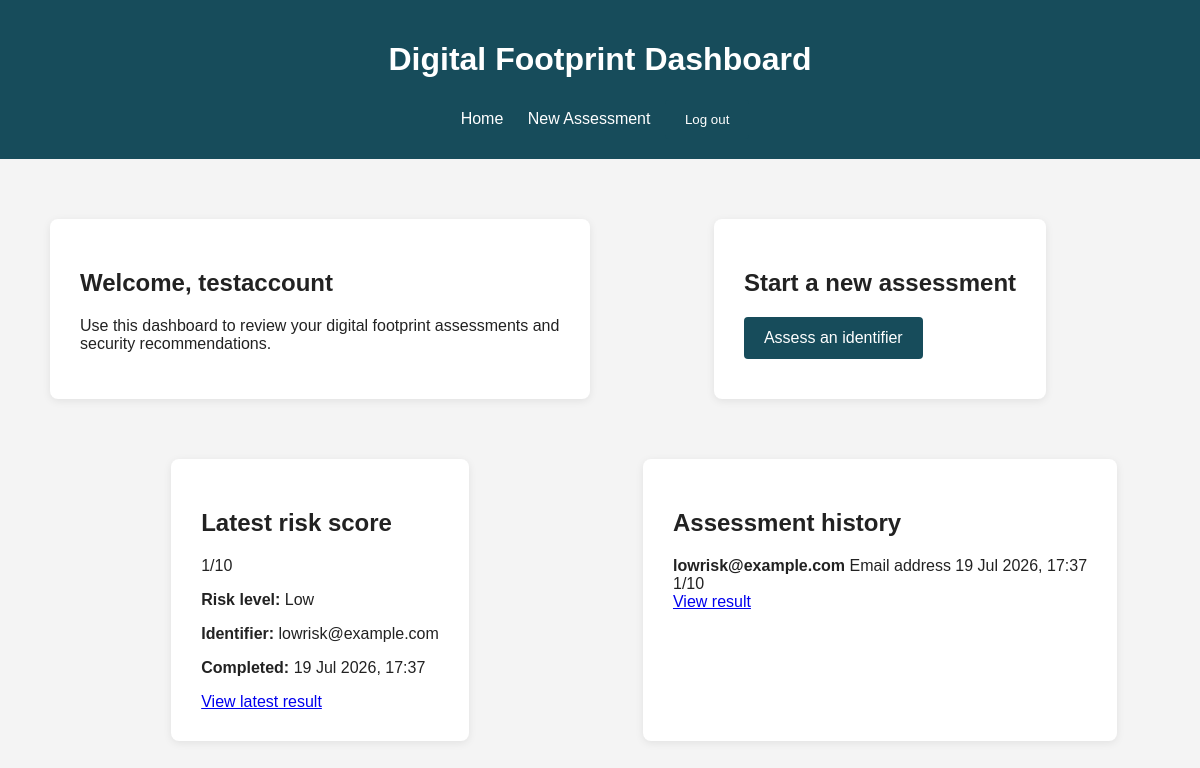
The page /accounts/dashboard/ (signed in) on the database its author committed.
### assessments/models.py (models this page shows, shortened)
class RiskAssessment(models.Model):
    IDENTIFIER_TYPES = [
        ("email", "Email address"),
        ("username", "Username"),
    ]
    RISK_LEVEL_CHOICES = [
        ("low", "Low"),
        ("medium", "Medium"),
        ("high", "High"),
    ]
    user = models.ForeignKey(
        settings.AUTH_USER_MODEL,
        on_delete=models.CASCADE,
        related_name="risk_assessments",
        null=True,
        blank=True,
    )
    identifier_type = models.CharField(
        max_length=20,
        choices=IDENTIFIER_TYPES,
    )
    identifier = models.CharField(
        max_length=255,
    )
    breach_count = models.PositiveIntegerField(
        default=0,
    )
    exposed_data_count = models.PositiveIntegerField(
        default=0,
    )
    sensitive_data_exposed = models.BooleanField(
        default=False,
    )
    risk_score = models.PositiveSmallIntegerField(
        default=1,
        validators=[
            MinValueValidator(1),
            MaxValueValidator(10),
        ],
    )
    risk_level = models.CharField(
        max_length=20,
        choices=RISK_LEVEL_CHOICES,
        default="low",
    )
    recommendations = models.TextField(
        blank=True,
    )
    created_at = models.DateTimeField(
        auto_now_add=True,
    )

### accounts/views.py (the view)
@login_required
def dashboard_view(request):
    assessments = RiskAssessment.objects.filter(
        user=request.user
    ).order_by("-created_at")
    latest_assessment = assessments.first()
    return render(
        request,
        "accounts/dashboard.html",
        {
            "assessments": assessments,
            "latest_assessment": latest_assessment,
        },
    )

### accounts/templates/accounts/dashboard.html (shortened to what this page needs)
{% load static %}
<!DOCTYPE html>
<html lang="en">
<head>
    <link
        rel="stylesheet"
        href="{% static 'home/css/style.css' %}"
    >
</head>
<body>
    <header>
        <h1>Digital Footprint Dashboard</h1>
        <nav>
            <a href="{% url 'home:home' %}">
                Home
            </a>
            <a href="{% url 'assessments:create' %}">
                New Assessment
            </a>
            <form
                method="post"
                action="{% url 'accounts:logout' %}"
                class="logout-form"
            >
                <button type="submit">
                    Log out
                </button>
            </form>
        </nav>
    </header>
    <main>
        <section class="dashboard-layout">
            <section class="dashboard-card">
                <h2>Welcome, {{ user.username }}</h2>
                <p>
                    Use this dashboard to review your digital footprint
                    assessments and security recommendations.
                </p>
            </section>
            <section class="dashboard-card">
                <h2>Start a new assessment</h2>
                <a
                    class="button-link"
                    href="{% url 'assessments:create' %}"
                >
                    Assess an identifier
                </a>
            </section>
            <section class="dashboard-card">
                <h2>Latest risk score</h2>
                {% if latest_assessment %}
                    <div class="latest-score">
                        {{ latest_assessment.risk_score }}/10
                    </div>
                    <p>
                        <strong>Risk level:</strong>
                        {{ latest_assessment.get_risk_level_display }}
                    </p>
                    <p>
                        <strong>Identifier:</strong>
                        {{ latest_assessment.identifier }}
                    </p>
                    <p>
                        <strong>Completed:</strong>
                        {{ latest_assessment.created_at|date:"d M Y, H:i" }}
                    </p>
                    <a
                        href="{% url 'assessments:result' latest_assessment.id %}"
                        class="dashboard-button"
                    >
                        View latest result
                    </a>
                {% endif %}
            </section>
            <section class="dashboard-card">
                <h2>Assessment history</h2>
                {% if assessments %}
                    <div class="assessment-history">
                        {% for assessment in assessments %}
                            <div class="history-item">
                                <div class="history-details">
                                    <strong>
                                        {{ assessment.identifier }}
                                    </strong>
                                    <span>
                                        {{ assessment.get_identifier_type_display }}
                                    </span>
                                    <span>
                                        {{ assessment.created_at|date:"d M Y, H:i" }}
                                    </span>
                                </div>
                                <div class="history-score">
                                    {{ assessment.risk_score }}/10
                                </div>
                                <a
                                    href="{% url 'assessments:result' assessment.id %}"
                                    class="history-link"
                                >
                                    View result
                                </a>
                            </div>
                        {% endfor %}
                    </div>
                {% else %}
                    <p>
                        Your previous assessments will appear here.
                    </p>
                {% endif %}
            </section>
        </section>
    </main>
</body>
</html>

### home/static/home/css/style.css (style rules this page uses)
body { margin: 0; font-family: Arial, sans-serif; background-color: #f4f4f4; color: #222222; }
header { background-color: #174c5b; color: white; padding: 20px; text-align: center; }
nav { margin-top: 15px; }
nav a { color: white; margin: 0 10px; text-decoration: none; }
main { padding: 40px 20px; }
.welcome-section, .auth-card, .dashboard-card, .dashboard-section { background-color: white; max-width: 700px; margin: 20px auto; padding: 30px; border-radius: 8px; box-shadow: 0 2px 8px rgba(0, 0, 0, 0.08); }
button, .button-link { background-color: #174c5b; color: white; border: none; padding: 12px 20px; cursor: pointer; text-decoration: none; display: inline-block; border-radius: 4px; }
.auth-actions, .dashboard-layout { display: grid; gap: 20px; }
.dashboard-layout { max-width: 1100px; margin: auto; grid-template-columns: repeat(2, 1fr); }
.dashboard-card, .dashboard-section { max-width: none; }
.logout-form { display: inline; }

### rows shown on the page
RiskAssessment: risk_score "1", risk_level "Low", identifier "lowrisk@example.com", created_at "19 Jul 2026, 17:37", identifier_type "Email address"

### other values the page prints
{{ user.username }} "testaccount"
